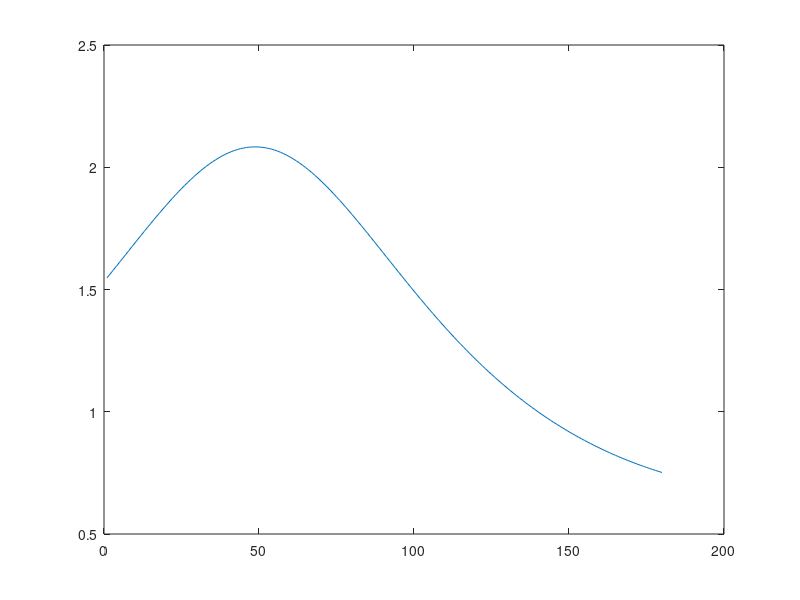
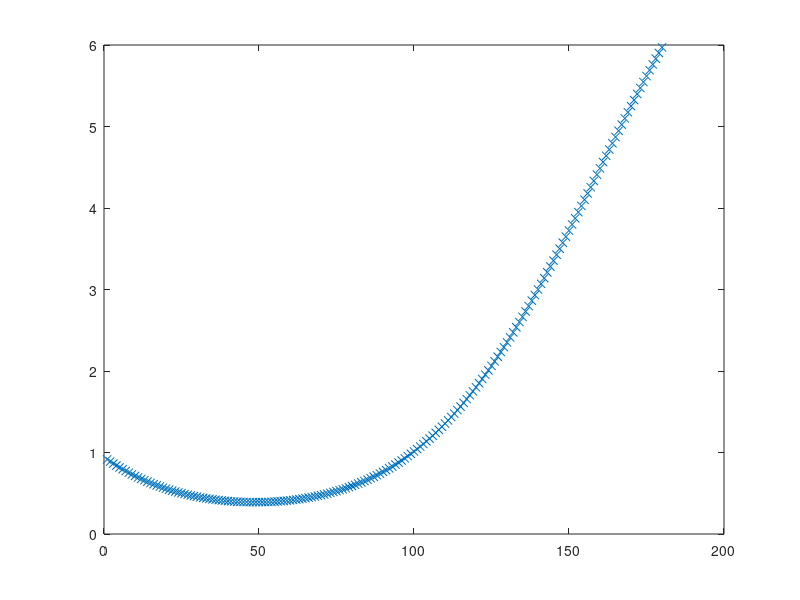

MATLAB code for these plots, in order:
clc; clear all; close all;
% Melt function
% Solstice Hiver: 21 d?cembre (Inclinaison ~= 68.4?)
% Equinoxe P/A: 21 mars/septembre (Inclinaison ~=45?)
% Solstice Ete: 21 juin (Inclinaison ~= 21.6?)
% Tilt repr?sent? par un sinus tel que theta=45+23.4*sin(2*pi*t/365);
% Constante d'irradiation incidente, c = 1360 W/m^2

% For 1st half
X=1:180; % Days, from the 1st of November
c_n=3*1360/680; %W/m^2
day=mod(X+225,365); % Days, from the 21st of March
Angle_tilt=45+23.4*sin(2*pi*day/365);
melt=c_n*(Angle_tilt/45).*sind(Angle_tilt).^2;
plot(X,45./Angle_tilt)
figure
%plot(X,Irr)
%figure
plot(X,melt,'x')

function [melt] = Day2Melt (day) % Input: day/Days, from the 1st of November
c_n=3*1360/680; %W/m^2
day=mod(day+225,365); % Days, from the 21st of March
Angle_tilt=45+23.4*sin(2*pi*day/365);
melt=c_n*sind(Angle_tilt).^2*45/Angle_tilt;
end


% Tilt_day=[];
% for i=1:length(Y)
%     Y(i)=mod(Y(i),365);
%     if  Y(i)<=183 
%         Tilt=21.6+46.8*(Y(i)/183);
%     else
%         Y(i)=Y(i)-183;
%         Tilt=68.4-46.8*(Y(i)/182);
%     end
% Tilt_day=[Tilt_day Tilt];  
% end
% Irradiation = c*cos(theta)
